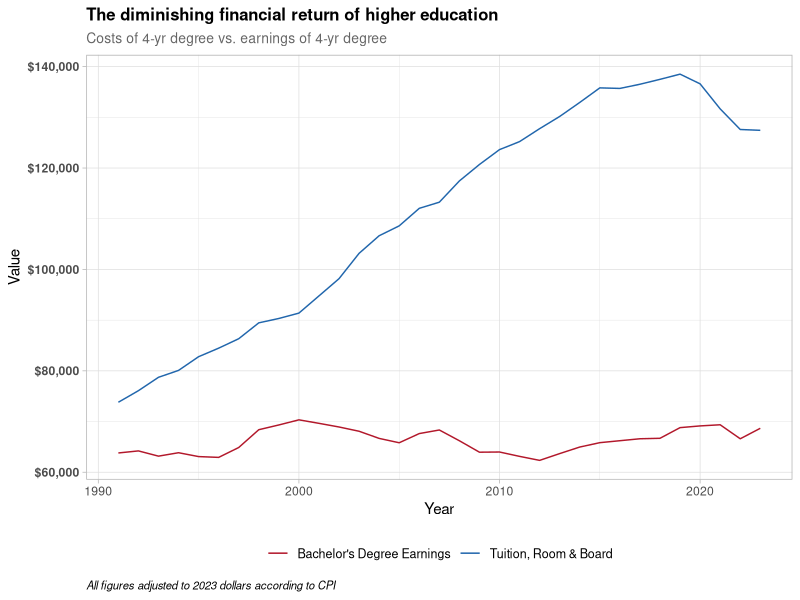

Generate this figure with R: (Note: this script raises an error after producing the figure.)
rm(list=ls())

library(tidyverse)
library(scales)

educ <- read.csv(file = "./Build/Input/educate.csv")

educ <- educ %>%
  rename("Year" = "Educational.attainment.and.year") 

educ.1 <- educ %>%
  filter(Education == "Bachelor's Degree") %>%
  select(Year, Average, Full.Cost) %>%
  pivot_longer(cols = -c("Year"), values_to = "Value", names_to = "group")

educ.2 <- educ %>%
  filter(Education == "Bachelor's Degree") %>%
  select(Year, Average, Annual.Cost) %>%
  mutate(Annual.Cost = as.numeric(gsub(",", "", Annual.Cost)) )%>%
  pivot_longer(cols = -c("Year"), values_to = "Value", names_to = "group")

educ.3 <- educ %>%
  select(Year, Education, Average, Annual.Cost) %>%
  mutate(Educ2 = case_when(Education == "Bachelor's Degree" ~ "BS",
                           Education == "High School" ~ "HS",
                           TRUE ~ NA)) %>%
  mutate(Annual.Cost = as.numeric(gsub(",", "", Annual.Cost)) )%>%
  pivot_longer(cols = -c("Year", "Education", "Educ2"), values_to = "Value", names_to = "group") %>%
  mutate(group = paste0(group, Educ2)) %>%
  filter(group != "Annual.CostHS") %>%
  select(-c(Education, Educ2))

educ.4 <- educ %>%
  select(Year, Education, Time.to.Pay) 

ggplot(educ.1) +
  geom_line(aes(x = Year, y = Value, group = group, color = group)) +
  labs(title = "The diminishing financial return of higher education",
       subtitle = "Costs of 4-yr degree vs. earnings of 4-yr degree",
       caption = "All figures adjusted to 2023 dollars according to CPI") +
  scale_y_continuous(labels = label_dollar()) +
  scale_color_manual(
    values = c("Full.Cost" = "#2166ac", "Average" = "#b2182b"),
    labels = c("Full.Cost" = "Tuition, Room & Board", "Average" = "Bachelor's Degree Earnings"),
    name   = NULL      # removes the legend title
  ) +
  theme_light() +
  theme(legend.position = "bottom") +
  theme(
    plot.title    = element_text(face = "bold", size = 12, family = "sans"),
    plot.subtitle = element_text(color = "grey40", size = 10),
    plot.caption  = element_text(face = "italic", size = 8, hjust = 0),
    axis.text.y   = element_text(face = "bold"),
    legend.text   = element_text(size = 9)
  )

ggsave(file = "./Build/Output/Figure1.png")


ggplot(educ.2) +
  geom_line(aes(x = Year, y = Value, group = group, color = group)) +
  labs(title = "The ?diminishing? financial return of higher education",
       subtitle = "Annual Cost of 4-yr degree vs. Annual earnings of 4-yr degree",
       caption = "All figures adjusted to 2023 dollars according to CPI") +
  scale_y_continuous(labels = label_dollar()) +
  scale_color_manual(
    values = c("Annual.Cost" = "#2166ac", "Average" = "#b2182b"),
    labels = c("Annual.Cost" = "Tuition, Room & Board", "Average" = "Bachelor's Degree Earnings"),
    name   = NULL      # removes the legend title
  ) +
  theme_light() +
  theme(legend.position = "bottom") +
  theme(
    plot.title    = element_text(face = "bold", size = 12, family = "sans"),
    plot.subtitle = element_text(color = "grey40", size = 10),
    plot.caption  = element_text(face = "italic", size = 8, hjust = 0),
    axis.text.y   = element_text(face = "bold"),
    legend.text   = element_text(size = 9)
  )

ggsave(file = "./Build/Output/Figure2.png")

ggplot(educ.3) +
  geom_line(aes(x = Year, y = Value, group = group, color = group)) +
  labs(title = "The financial return of higher education",
       subtitle = "Annual Costs of 4-yr degree, Annual earnings of 4-yr degree, and 
       Annual earnings of High School Diploma",
       caption = "All figures adjusted to 2023 dollars according to CPI") +
  scale_y_continuous(labels = label_dollar()) +
  scale_color_manual(
    values = c("Annual.CostBS" = "#2166ac", 
               "AverageBS" = "#b2182b", 
               "AverageHS" = "black"),
    labels = c("Annual.CostBS" = "Tuition, Room & Board", 
               "AverageBS" = "Bachelor's Degree Earnings",
               "AverageHS" = "High School Only Earnings"),
    name   = NULL      # removes the legend title
  ) +
  theme_light() +
  theme(legend.position = "bottom") +
  theme(
    plot.title    = element_text(face = "bold", size = 12, family = "sans"),
    plot.subtitle = element_text(color = "grey40", size = 10),
    plot.caption  = element_text(face = "italic", size = 8, hjust = 0),
    axis.text.y   = element_text(face = "bold"),
    legend.text   = element_text(size = 9)
  )
ggsave(file = "./Build/Output/Figure3.png")

ggplot(educ.4) +
  geom_line(aes(x = Year, y = Time.to.Pay, group = Education, color = Education)) +
  labs(title = "The changing financial return of higher education",
       subtitle = "Years to Pay for the Total Cost of 4 Years of College",
       caption = "All figures adjusted to 2023 dollars according to CPI",
       y = "Years to Pay") +
  scale_color_manual(
    values = c("Bachelor's Degree" = "#b2182b", 
               "High School" = "black"),
    name   = NULL      # removes the legend title
  ) +
  theme_light() +
  theme(legend.position = "bottom") +
  theme(
    plot.title    = element_text(face = "bold", size = 12, family = "sans"),
    plot.subtitle = element_text(color = "grey40", size = 10),
    plot.caption  = element_text(face = "italic", size = 8, hjust = 0),
    axis.text.y   = element_text(face = "bold"),
    legend.text   = element_text(size = 9)
  )

ggsave(file = "./Build/Output/Figure4.png")
